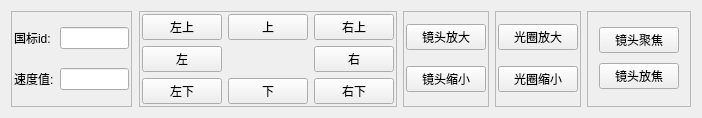
<?xml version="1.0" encoding="UTF-8"?>
<ui version="4.0">
 <class>PTZControlDlgClass</class>
 <widget class="QWidget" name="PTZControlDlgClass">
  <property name="geometry">
   <rect>
    <x>0</x>
    <y>0</y>
    <width>702</width>
    <height>107</height>
   </rect>
  </property>
  <property name="windowTitle">
   <string>PTZControlDlg</string>
  </property>
  <layout class="QHBoxLayout" name="horizontalLayout">
   <item>
    <widget class="QFrame" name="frame">
     <property name="frameShape">
      <enum>QFrame::StyledPanel</enum>
     </property>
     <property name="frameShadow">
      <enum>QFrame::Raised</enum>
     </property>
     <layout class="QGridLayout" name="gridLayout">
      <property name="leftMargin">
       <number>2</number>
      </property>
      <property name="topMargin">
       <number>2</number>
      </property>
      <property name="rightMargin">
       <number>2</number>
      </property>
      <property name="bottomMargin">
       <number>2</number>
      </property>
      <item row="2" column="0">
       <widget class="QLabel" name="label_2">
        <property name="text">
         <string>速度值:</string>
        </property>
       </widget>
      </item>
      <item row="0" column="0">
       <widget class="QLabel" name="label">
        <property name="text">
         <string>国标id:</string>
        </property>
       </widget>
      </item>
      <item row="2" column="1">
       <widget class="QLineEdit" name="le_speed"/>
      </item>
      <item row="0" column="1">
       <widget class="QLineEdit" name="le_gbid"/>
      </item>
     </layout>
    </widget>
   </item>
   <item>
    <spacer name="horizontalSpacer">
     <property name="orientation">
      <enum>Qt::Horizontal</enum>
     </property>
     <property name="sizeHint" stdset="0">
      <size>
       <width>40</width>
       <height>20</height>
      </size>
     </property>
    </spacer>
   </item>
   <item>
    <widget class="QFrame" name="frame_2">
     <property name="frameShape">
      <enum>QFrame::StyledPanel</enum>
     </property>
     <property name="frameShadow">
      <enum>QFrame::Raised</enum>
     </property>
     <layout class="QGridLayout" name="gridLayout_2">
      <property name="leftMargin">
       <number>2</number>
      </property>
      <property name="topMargin">
       <number>2</number>
      </property>
      <property name="rightMargin">
       <number>2</number>
      </property>
      <property name="bottomMargin">
       <number>2</number>
      </property>
      <item row="0" column="3">
       <widget class="QPushButton" name="pb_rightup">
        <property name="text">
         <string>右上</string>
        </property>
       </widget>
      </item>
      <item row="2" column="1">
       <widget class="QPushButton" name="pb_leftdown">
        <property name="text">
         <string>左下</string>
        </property>
       </widget>
      </item>
      <item row="1" column="3">
       <widget class="QPushButton" name="pb_right">
        <property name="text">
         <string>右</string>
        </property>
       </widget>
      </item>
      <item row="2" column="3">
       <widget class="QPushButton" name="pb_rightdown">
        <property name="text">
         <string>右下</string>
        </property>
       </widget>
      </item>
      <item row="0" column="2">
       <widget class="QPushButton" name="pb_up">
        <property name="text">
         <string>上</string>
        </property>
       </widget>
      </item>
      <item row="1" column="1">
       <widget class="QPushButton" name="pb_left">
        <property name="text">
         <string>左</string>
        </property>
       </widget>
      </item>
      <item row="0" column="1">
       <widget class="QPushButton" name="pb_leftup">
        <property name="text">
         <string>左上</string>
        </property>
       </widget>
      </item>
      <item row="2" column="2">
       <widget class="QPushButton" name="pb_down">
        <property name="text">
         <string>下</string>
        </property>
       </widget>
      </item>
     </layout>
    </widget>
   </item>
   <item>
    <widget class="QFrame" name="frame_3">
     <property name="frameShape">
      <enum>QFrame::StyledPanel</enum>
     </property>
     <property name="frameShadow">
      <enum>QFrame::Raised</enum>
     </property>
     <layout class="QVBoxLayout" name="verticalLayout">
      <property name="leftMargin">
       <number>2</number>
      </property>
      <property name="topMargin">
       <number>2</number>
      </property>
      <property name="rightMargin">
       <number>2</number>
      </property>
      <property name="bottomMargin">
       <number>2</number>
      </property>
      <item>
       <widget class="QPushButton" name="pb_zoomin">
        <property name="text">
         <string>镜头放大</string>
        </property>
       </widget>
      </item>
      <item>
       <widget class="QPushButton" name="pb_zoomout">
        <property name="text">
         <string>镜头缩小</string>
        </property>
       </widget>
      </item>
     </layout>
    </widget>
   </item>
   <item>
    <widget class="QFrame" name="frame_4">
     <property name="frameShape">
      <enum>QFrame::StyledPanel</enum>
     </property>
     <property name="frameShadow">
      <enum>QFrame::Raised</enum>
     </property>
     <layout class="QVBoxLayout" name="verticalLayout_2">
      <property name="leftMargin">
       <number>2</number>
      </property>
      <property name="topMargin">
       <number>2</number>
      </property>
      <property name="rightMargin">
       <number>2</number>
      </property>
      <property name="bottomMargin">
       <number>2</number>
      </property>
      <item>
       <widget class="QPushButton" name="pb_irisin">
        <property name="text">
         <string>光圈放大</string>
        </property>
       </widget>
      </item>
      <item>
       <widget class="QPushButton" name="pb_irisout">
        <property name="text">
         <string>光圈缩小</string>
        </property>
       </widget>
      </item>
     </layout>
    </widget>
   </item>
   <item>
    <widget class="QFrame" name="frame_5">
     <property name="frameShape">
      <enum>QFrame::StyledPanel</enum>
     </property>
     <property name="frameShadow">
      <enum>QFrame::Raised</enum>
     </property>
     <layout class="QVBoxLayout" name="verticalLayout_3">
      <item>
       <widget class="QPushButton" name="pb_focusner">
        <property name="text">
         <string>镜头聚焦</string>
        </property>
       </widget>
      </item>
      <item>
       <widget class="QPushButton" name="pb_focusfar">
        <property name="text">
         <string>镜头放焦</string>
        </property>
       </widget>
      </item>
     </layout>
    </widget>
   </item>
  </layout>
 </widget>
 <layoutdefault spacing="6" margin="11"/>
 <resources/>
 <connections/>
</ui>
